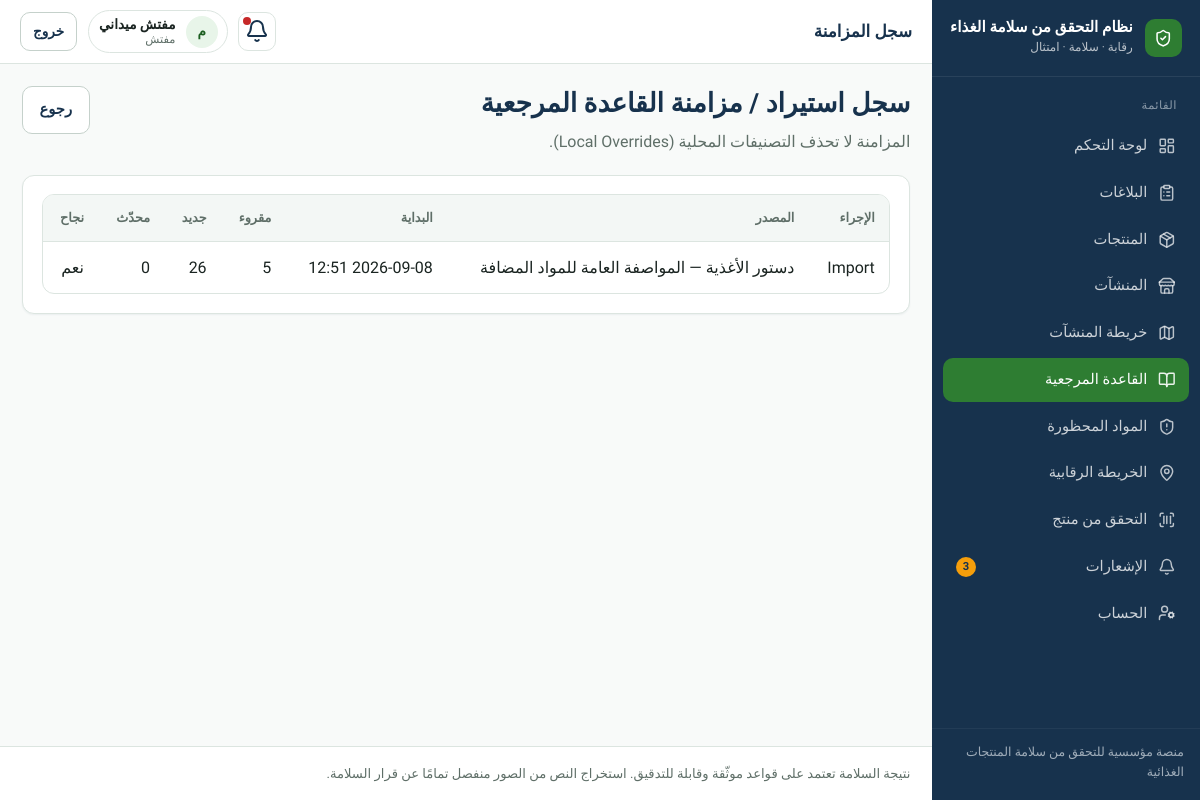
/reference/sync/logs/ (signed in), run on the app's committed database.
### apps/accounts/models.py (models this page shows, shortened)
class User(AbstractUser):
    id = models.UUIDField(primary_key=True, default=uuid.uuid4, editable=False)
    full_name = models.CharField("الاسم الكامل", max_length=150, blank=True)
    phone = models.CharField("الهاتف", max_length=20, blank=True, null=True, unique=True)
    role = models.CharField(
        max_length=32,
        choices=Role.choices,
        default=Role.USER,
        db_index=True,
    )
    preferred_language = models.CharField(
        max_length=2,
        choices=[("ar", "العربية"), ("en", "English")],
        default="ar",
    )
    is_active = models.BooleanField(default=True)
    class Meta:
        verbose_name = "مستخدم"
        verbose_name_plural = "المستخدمون"
        ordering = ["-date_joined"]
    @property
    def can_manage_ingredients(self):
        return self.role in {Role.ADMIN, Role.INSPECTOR}

### apps/reference/models.py (models this page shows)
class ReferenceSyncLog(models.Model):
    class Action(models.TextChoices):
        IMPORT = "IMPORT", "Import"
        SYNC = "SYNC", "Sync"
    id = models.UUIDField(primary_key=True, default=uuid.uuid4, editable=False)
    source = models.ForeignKey(
        ReferenceSource, on_delete=models.SET_NULL, null=True, blank=True
    )
    action = models.CharField(max_length=20, choices=Action.choices)
    started_at = models.DateTimeField(auto_now_add=True)
    finished_at = models.DateTimeField(null=True, blank=True)
    records_read = models.PositiveIntegerField(default=0)
    records_created = models.PositiveIntegerField(default=0)
    records_updated = models.PositiveIntegerField(default=0)
    records_skipped = models.PositiveIntegerField(default=0)
    notes = models.TextField(blank=True)
    performed_by = models.ForeignKey(
        settings.AUTH_USER_MODEL,
        on_delete=models.SET_NULL,
        null=True,
        blank=True,
    )
    success = models.BooleanField(default=True)
    class Meta:
        ordering = ["-started_at"]

class ReferenceSource(models.Model):
    id = models.UUIDField(primary_key=True, default=uuid.uuid4, editable=False)
    code = models.CharField(max_length=64, unique=True, db_index=True)
    name_en = models.CharField(max_length=200)
    name_ar = models.CharField(max_length=200, blank=True)
    description = models.TextField(blank=True)
    website_url = models.URLField(blank=True)
    is_active = models.BooleanField(default=True)
    created_at = models.DateTimeField(auto_now_add=True)
    updated_at = models.DateTimeField(auto_now=True)
    class Meta:
        ordering = ["code"]
    def __str__(self):
        return self.name_ar or self.name_en or self.code

### apps/reference/views.py (the view)
# urls.py: path("sync/logs/", views.sync_logs, name="sync_logs"),
@login_required
@require_GET
def sync_logs(request):
    if not _can_manage(request.user):
        return redirect("reference:catalog")
    logs = ReferenceSyncLog.objects.select_related("source", "performed_by")[:50]
    return render(request, "reference/sync_logs.html", {"logs": logs})

### apps/core/context_processors.py (called while the page is built)
def _item(label, url_name, icon, match_prefixes=None):
    return {
        "label": label,
        "url_name": url_name,
        "icon": icon,
        "match_prefixes": match_prefixes or [],
    }

### apps/reference/views.py (called while the page is built)
def _can_manage(user) -> bool:
    return user.is_authenticated and user.can_manage_ingredients

### templates/reference/sync_logs.html (shortened to what this page needs)
{% extends "base.html" %}
{% block topbar_title %}سجل المزامنة{% endblock %}
{% block content %}
<div class="page-header">
  <div>
    <h1>سجل استيراد / مزامنة القاعدة المرجعية</h1>
    <p class="lead">المزامنة لا تحذف التصنيفات المحلية (Local Overrides).</p>
  </div>
  <a class="btn btn-secondary" href="{% url 'reference:catalog' %}">رجوع</a>
</div>
<section class="card panel">
  <div class="table-wrap">
    <table class="table">
      <thead>
        <tr>
          <th>الإجراء</th>
          <th>المصدر</th>
          <th>البداية</th>
          <th>مقروء</th>
          <th>جديد</th>
          <th>محدّث</th>
          <th>نجاح</th>
        </tr>
      </thead>
      <tbody>
        {% for log in logs %}
        <tr>
          <td>{{ log.get_action_display }}</td>
          <td>{{ log.source|default:"—" }}</td>
          <td>{{ log.started_at|date:"Y-m-d H:i" }}</td>
          <td>{{ log.records_read }}</td>
          <td>{{ log.records_created }}</td>
          <td>{{ log.records_updated }}</td>
          <td>{% if log.success %}نعم{% else %}لا{% endif %}</td>
        </tr>
        {% empty %}
        <tr><td colspan="7" class="muted">لا سجلات بعد</td></tr>
        {% endfor %}
      </tbody>
    </table>
  </div>
</section>
{% endblock %}

### templates/base.html (shortened to what this page needs)
{% load static %}
<!DOCTYPE html>
<html lang="ar" dir="rtl">
<head>
  <link rel="stylesheet" href="{% static 'css/design-system.css' %}">
</head>
<body class="{% block body_class %}{% endblock %}">
{% if use_app_shell %}
  <div class="app-shell">
    <aside class="sidebar" id="sidebar">
      <a class="sidebar-brand" href="{% url 'core:home' %}">
        <span class="brand-mark" aria-hidden="true"><i data-lucide="shield-check"></i></span>
        <span class="brand-text">
          <strong>{{ app_name_ar }}</strong>
          <span>رقابة · سلامة · امتثال</span>
        </span>
      </a>
      <nav class="sidebar-nav" aria-label="القائمة الرئيسية">
        <div class="nav-section">
          <div class="nav-section-title">القائمة</div>
          {% for item in nav_items %}
            <a class="nav-link {% if item.active %}active{% endif %}" href="{{ item.url }}">
              <i data-lucide="{{ item.icon }}"></i>
              <span>{{ item.label }}</span>
              {% if item.url_name == 'notifications:list' and unread_notifications %}
                <span class="nav-badge">{{ unread_notifications }}</span>
              {% endif %}
            </a>
          {% endfor %}
        </div>
      </nav>
      <div class="sidebar-footer">منصة مؤسسية للتحقق من سلامة المنتجات الغذائية</div>
    </aside>
    <div class="main-wrap">
      <header class="topbar">
        <div class="topbar-left">
          <div class="page-title-top">{% block topbar_title %}{{ app_name_ar }}{% endblock %}</div>
        </div>
        <div class="topbar-right">
          <a class="icon-btn" href="{% url 'notifications:list' %}" title="الإشعارات" aria-label="الإشعارات">
            <i data-lucide="bell"></i>
            {% if unread_notifications %}<span class="dot"></span>{% endif %}
          </a>
          <div class="user-chip">
            <span class="user-avatar">{{ user.full_name|default:user.username|make_list|first|upper }}</span>
            <span class="user-meta">
              <strong>{{ user.full_name|default:user.username }}</strong>
              <span>{{ user.get_role_display }}</span>
            </span>
          </div>
          <form method="post" action="{% url 'accounts:logout' %}">
            <button class="btn btn-secondary btn-sm" type="submit">خروج</button>
          </form>
        </div>
      </header>
{% endif %}
      <main class="content"{% if not use_app_shell %} style="max-width:1100px;margin:0 auto"{% endif %}>
        {% block content %}{% endblock %}
      </main>
{% if use_app_shell %}
      <footer class="app-footer">
        نتيجة السلامة تعتمد على قواعد موثّقة وقابلة للتدقيق. استخراج النص من الصور منفصل تمامًا عن قرار السلامة.
      </footer>
    </div>
  </div>
{% else %}
  </div>
{% endif %}
</body>
</html>

### data on the page
User: full_name|make_list "م", full_name "مفتش ميداني", role "مفتش"
ReferenceSyncLog: action "Import", source "دستور الأغذية — المواصفة العامة للمواد المضافة", started_at "2026-09-08 12:51", records_read "5", records_created "26", records_updated "0", success "نعم"

### other printed values
{{ app_name_ar }} "نظام التحقق من سلامة الغذاء"
{{ item.label }} "لوحة التحكم" "البلاغات" "المنتجات" "المنشآت" "خريطة المنشآت" "القاعدة المرجعية" "المواد المحظورة" "الخريطة الرقابية" "التحقق من منتج" "الإشعارات" "الحساب"
{{ unread_notifications }} "3"
